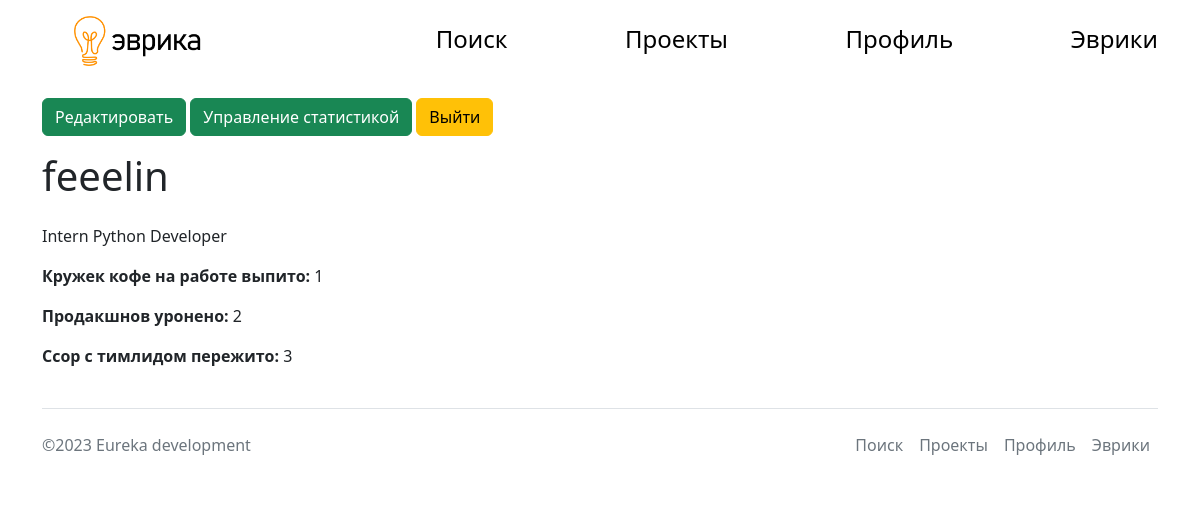
The page /profile (signed in) on the database its author committed.
### main.py (models this page shows, shortened)
class User(UserMixin, db.Model):
    id = db.Column(db.Integer, primary_key=True)
    nick = db.Column(db.String(16), nullable=False)
    email = db.Column(db.String, nullable=False)
    name = db.Column(db.String)
    second_name = db.Column(db.String)
    about = db.Column(db.Text)
    level = db.Column(db.String, nullable=False)
    main_language = db.Column(db.String, nullable=False)
    password = db.Column(db.String, nullable=False)
    img = db.Column(db.String)

class Achievements(db.Model):
    id = db.Column(db.Integer, primary_key=True)
    user_id = db.Column(db.Integer, nullable=False)
    coffee = db.Column(db.Integer)
    production_lost = db.Column(db.Integer)
    teamlead_shouts = db.Column(db.Integer)

### main.py (the view)
@app.route('/profile')
@login_required
def profile_owner():
    stats = db.session.query(Achievements).filter_by(user_id=current_user.id).first()
    return render_template('profile_owner.html', title='Профиль', user=current_user, stats=stats)

### main.py (called while the page is built)
@login_manager.user_loader
def load_user(user_id):
    return User.query.get(user_id)

### templates/profile_owner.html (shortened to what this page needs)
{%extends 'base.html'%}
{%block body%}
<div class="profile_container">
<div class="profile_text">
<a href="/profile/edit" class="btn btn-success">Редактировать</a>
<a href="/profile/stats" class="btn btn-success">Управление статистикой</a>
<a href="/logout" class="btn btn-warning">Выйти</a>
<h1 class="py-3">{{user.nick}}</h1>
<p> {{user.level}} {{user.main_language}} Developer</p>
{% if stats %}
<p><b>Кружек кофе на работе выпито: </b>{{stats.coffee}}</p>
<p><b>Продакшнов уронено: </b>{{stats.production_lost}}</p>
<p><b>Ссор с тимлидом пережито: </b>{{stats.teamlead_shouts}}</p>
{% endif %}
</div>
</div>
{%endblock%}

### static/css/style.css (style rules this page uses)
a { color: #8aff15; }
.profile_container { display: flex; }
.profile_text { max-width: 70%; margin-right: auto; }

### rows shown on the page
User: nick "feeelin", level "Intern", main_language "Python"
Achievements: coffee "1", production_lost "2", teamlead_shouts "3"
